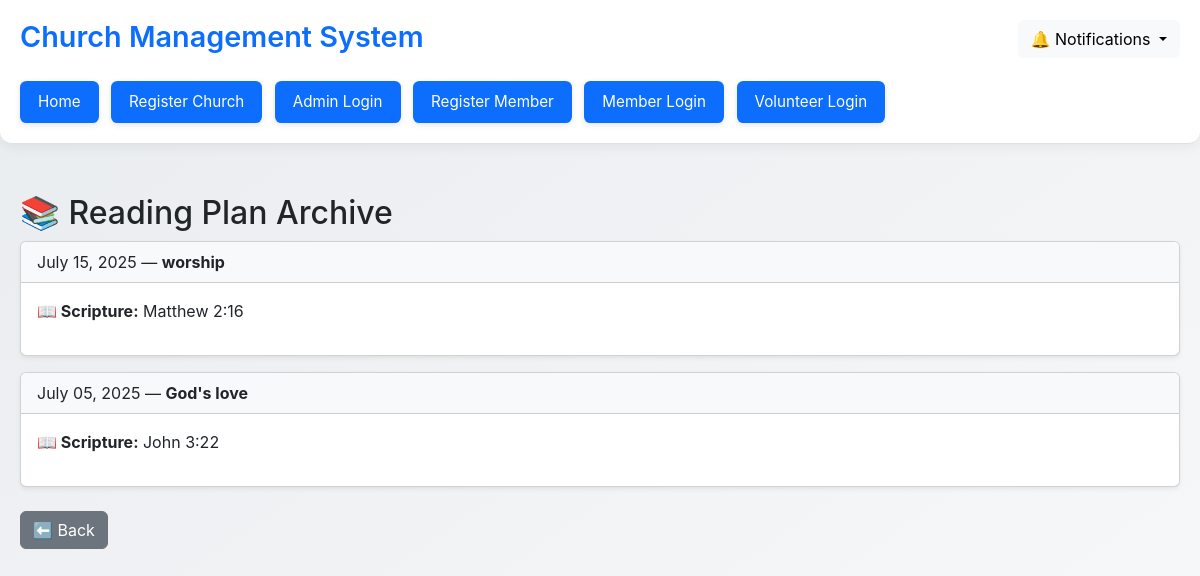
Screenshot of /member-dashboard/reading-archive/ (signed in) with the database file from the repository.
### church/models.py (models this page shows, shortened)
class BibleReadingPlan(models.Model):
    church = models.ForeignKey('Church', on_delete=models.CASCADE)
    title = models.CharField(max_length=255)
    scripture_reference = models.CharField(max_length=255)
    content = models.TextField()
    reading_date = models.DateField()
    created_at = models.DateTimeField(auto_now_add=True)
    class Meta:
        ordering = ['reading_date']
        unique_together = ('church', 'reading_date')

### church/views.py (the view)
# urls.py: path('member-dashboard/reading-archive/', MemberBibleReadingArchiveView.as_view(), name='member_reading_archive'),
class MemberBibleReadingArchiveView(LoginRequiredMixin, ListView):
    model = BibleReadingPlan
    template_name = 'church/reading_archive.html'
    context_object_name = 'plans'
    def get_queryset(self):
        church = self.request.user.member.church
        queryset = BibleReadingPlan.objects.filter(church=church).order_by('-reading_date')
        for plan in queryset:
            try:
                parsed = json.loads(plan.content or '{}')
                plan.parsed_verses_data = parsed.get('verses', [])
            except Exception:
                plan.parsed_verses_data = []
        return queryset

### church/templates/church/reading_archive.html (shortened to what this page needs)
{% extends 'base_generic.html' %}
{% load static %}
{% block content %}
<h2>📚 Reading Plan Archive</h2>
{% for plan in plans %}
    <div class="card mb-3 shadow-sm">
        <div class="card-header bg-light">
            {{ plan.reading_date|date:"F d, Y" }} — <strong>{{ plan.title }}</strong>
        </div>
        <div class="card-body">
            <p><strong>📖 Scripture:</strong> {{ plan.scripture_reference }}</p>
        </div>
    </div>
{% empty %}
    <p>No reading plans available yet.</p>
{% endfor %}
<div class="mt-4">
    <a href="javascript:history.back()" class="btn btn-secondary">⬅️ Back</a>
</div>
{% endblock %}

### church/templates/base_generic.html (style rules this page uses)
body { background: linear-gradient(145deg, #e9ecef, #f8f9fa); font-family: 'Inter', sans-serif; min-height: 100vh; }

### rows the page displays
BibleReadingPlan: reading_date "July 15, 2025", title "worship", scripture_reference "Matthew 2:16"
BibleReadingPlan: reading_date "July 05, 2025", title "God's love", scripture_reference "John 3:22"
